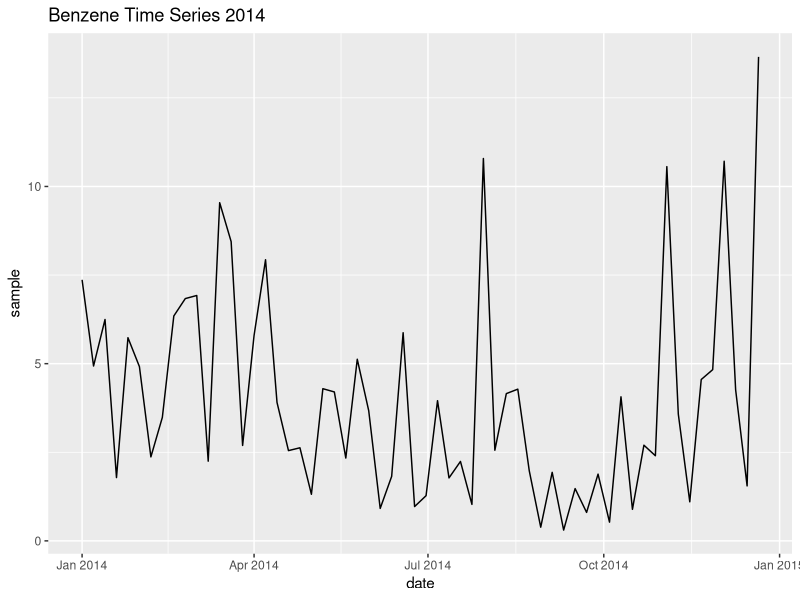
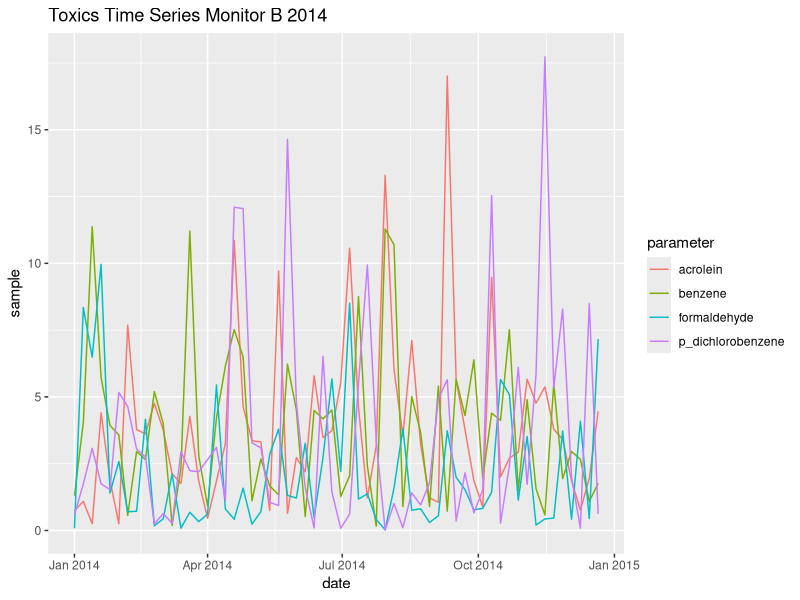
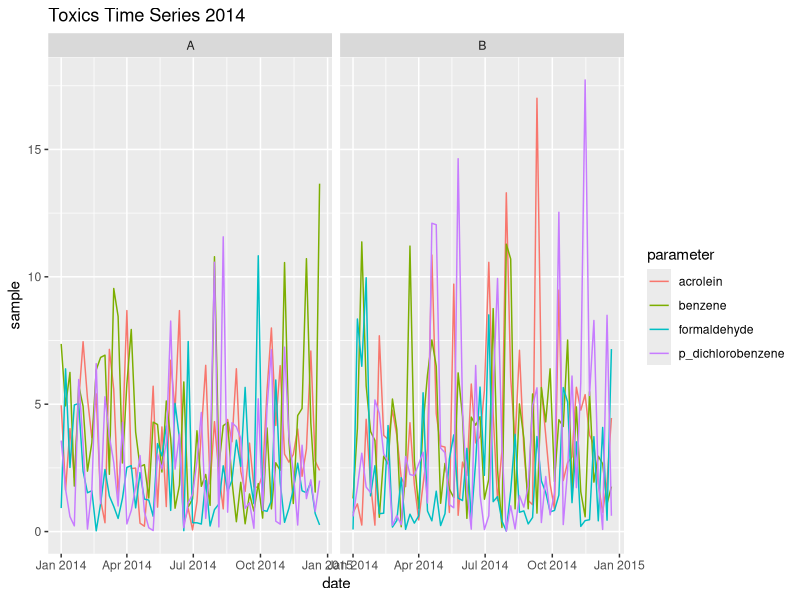
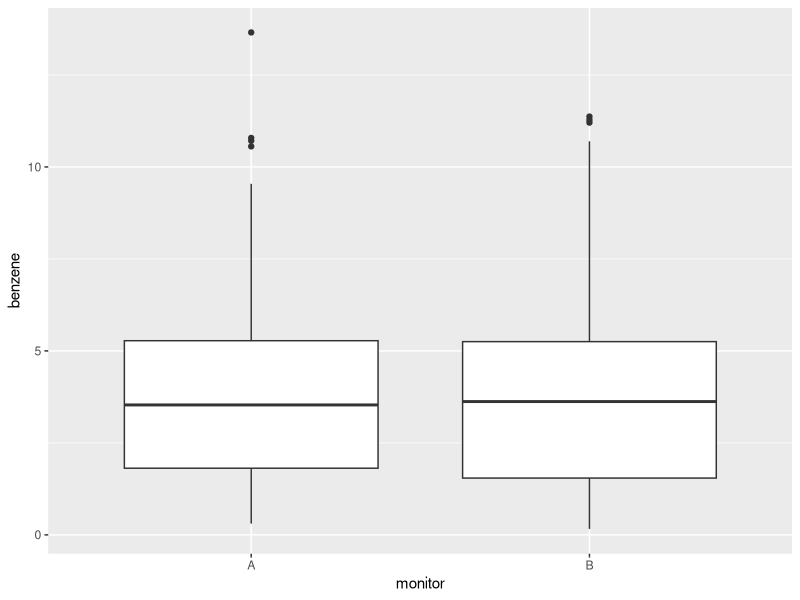
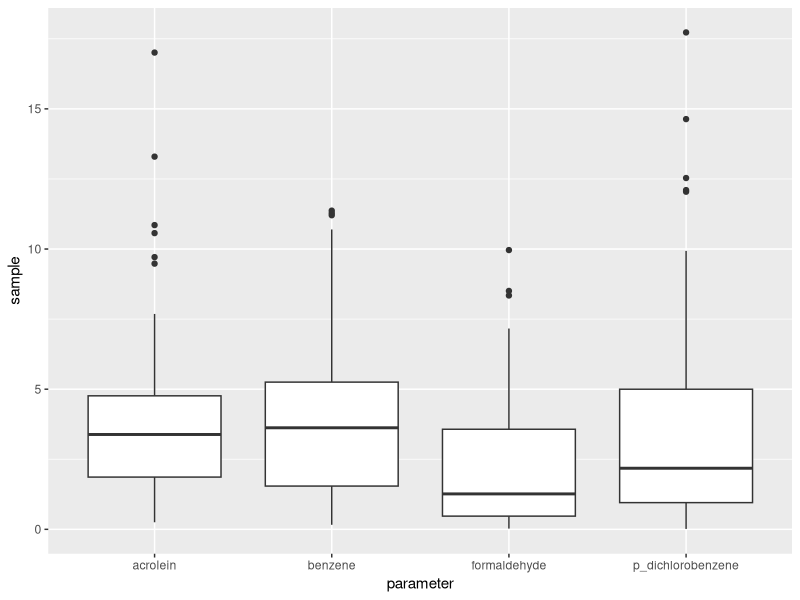
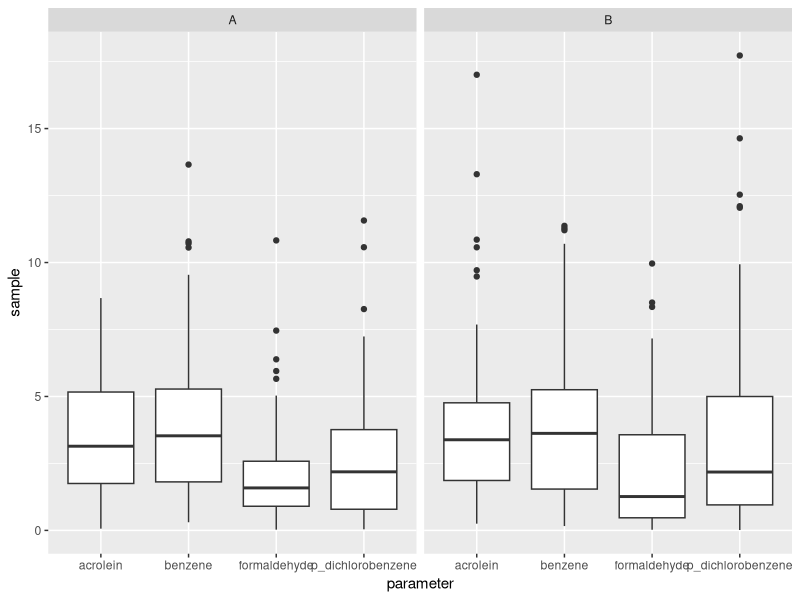
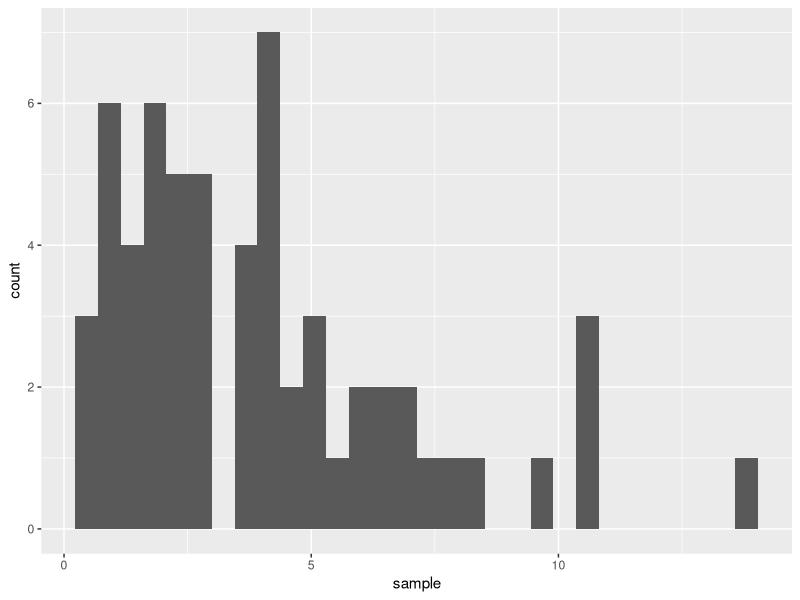
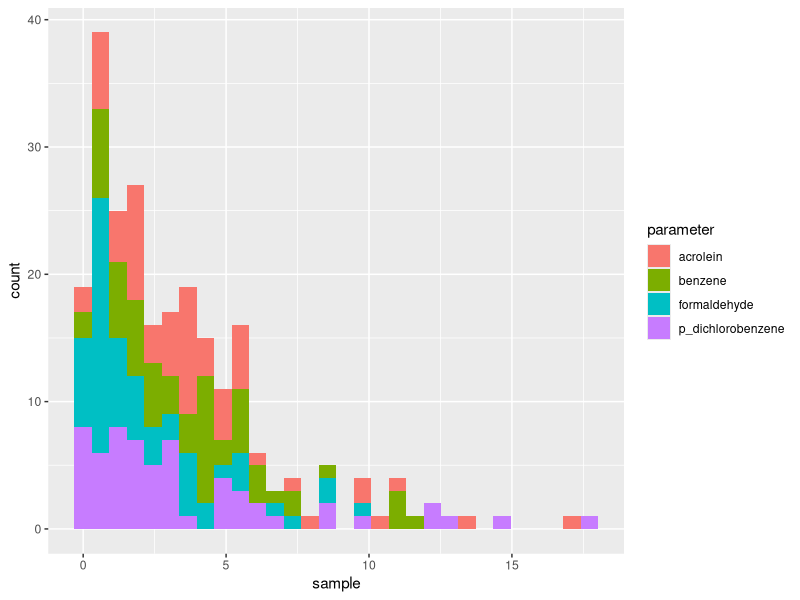

Reproduce these figures in R, in order. (Note: this script raises an error after producing the figures.)
## ---- chunk 1
"command line"
1 + 1
## ---- chunk 2
3 - 1
2 * 2
10 / 5
log(10)
## ---- chunk 3
x <- 1
x
x <- 10
x
y <- 2
x * y
## ---- chunk 4
pollutant <- "benzene"
pollutant
pollutant <- "toluene"
pollutant
## ---- chunk 5
c(1, 2, 3)
x <- c(5, 6, 7)
x
z <- c("mercury", "cadmium")
z
## ---- chunk 6
x <- c(1, 2, 3, 3, 4, 5, 5, 6, 7, 7, 7)
mean(x)
median(x)
## ---- chunk 7
pollutant <- c("benzene", "acrolein")
value <- c(.7, .8)
unit <- c("ug/m^3", "ug/m^3")
df <- cbind(pollutant, value, unit)
df
## ---- chunk 8
tox <- read.table(header=T, text='
  monitor  parameter       day   hour  value  limit              
        A    benzene  20140601  08:00   4.72   16.3
        A    benzene  20140601  09:00   5.84   16.3
        A    benzene  20140602  08:00  21.12   16.3  
        A    benzene  20140602  09:00   8.94   16.3
        B    benzene  20140601  08:00   0.61   16.3
        B    benzene  20140601  09:00   0.70   16.3
        B    benzene  20140602  08:00   0.99   16.3
        B    benzene  20140602  09:00   1.70   16.3
        A    toluene  20140601  08:00  76.10   75.0
        A    toluene  20140601  09:00   2.51   75.0
                       ')
## ---- chunk 9
library(dplyr)
filter(tox, monitor == "A")
## ---- chunk 10
filter(tox, monitor == "B", value > 1)
## ---- chunk 11
filter(tox, monitor == "B" & value > 1)
## ---- chunk 12
# output of dim() is c(number-of-rows, number-of-columns)
dim(tox)
dim(filter(tox, day == "20140602"))
## ---- chunk 13
head(tox)
## ---- chunk 14
tox_daily <- group_by(tox, monitor, parameter, day)
## ---- chunk 15
summarize(tox_daily, daily_mean = mean(value))
## ---- chunk 16
tox_monitors <- group_by(tox, monitor)
summarize(tox_monitors, number_of_parameters = length(unique(parameter)))
## ---- chunk 17
mutate(tox, above_limit = value > limit)
## ---- chunk 18
mutate(tox, above_limit = value > limit, limit_diff = value - limit)
## ---- chunk 19
head(tox)
## ---- chunk 20
library(tidyr)
tox_wide <- spread(tox, key = parameter, value = value)
## ---- chunk 21
tox_wide
## ---- chunk 22
spread(tox, key = monitor, value = value)
## ---- chunk 23
head(tox_wide)
tox_long <- gather(tox_wide, key = pollutant, value = sample_measurement,
                   benzene, toluene)
## ---- chunk 24
tox_long
## ---- chunk 25
rtox <- data.frame(
  date = rep(seq(as.Date("2014-01-01"), by = 6, length = 60), 2),
  monitor = rep(c("A", "B"), each = 60),
  benzene = rgamma(120, shape = 1.5, scale = 3),
  formaldehyde = rgamma(120, shape = 1, scale = 2),
  acrolein = rgamma(120, shape = 1.5, scale = 2.5), 
  p_dichlorobenzene = rgamma(120, shape = 1, scale = 3)
)
head(rtox, 3)

## ---- chunk 26
rtox_long <- gather(rtox, parameter, value = sample, benzene:p_dichlorobenzene)
head(rtox)

## ---- chunk 27
library(ggplot2)

benzene_A <- filter(rtox_long, parameter == "benzene", monitor == "A")

ggplot(benzene_A, aes(x=date, y=sample)) +
    geom_line() +
    ggtitle("Benzene Time Series 2014")
## ---- chunk 28
site_B <- filter(rtox_long, monitor == "B")

ggplot(site_B, aes(x=date, y=sample, color=parameter)) +
    geom_line() +
    ggtitle("Toxics Time Series Monitor B 2014")
## ---- chunk 29
ggplot(rtox_long, aes(x=date, y=sample, color=parameter)) +
    geom_line() + facet_grid( ~ monitor) +
    ggtitle("Toxics Time Series 2014")
## ---- chunk 30
ggplot(rtox, aes(x=monitor, y=benzene)) + geom_boxplot()
## ---- chunk 31
ggplot(site_B, aes(x=parameter, y=sample)) + geom_boxplot()
## ---- chunk 32
ggplot(rtox_long, aes(x=parameter, y=sample)) + geom_boxplot() + facet_grid( ~ monitor)
## ---- chunk 33
ggplot(benzene_A, aes(x=sample)) + geom_histogram()
## ---- chunk 34
ggplot(site_B, aes(x=sample, fill=parameter)) + geom_histogram()
## ---- chunk 35
ggplot(rtox_long, aes(x=sample, fill=parameter)) + geom_histogram() + facet_grid(~ monitor)
## ---- chunk 36
inputPanel(
  sliderInput("bins",
                  "Number of bins:",
                  min = 1,
                  max = 50,
                  value = 30)
)

renderPlot({
   x    <- faithful[, 2]  # Old Faithful Geyser data
    bins <- seq(min(x), max(x), length.out = input$bins + 1)
    hist(x, breaks = bins, col = 'darkgray', border = 'white')
})
